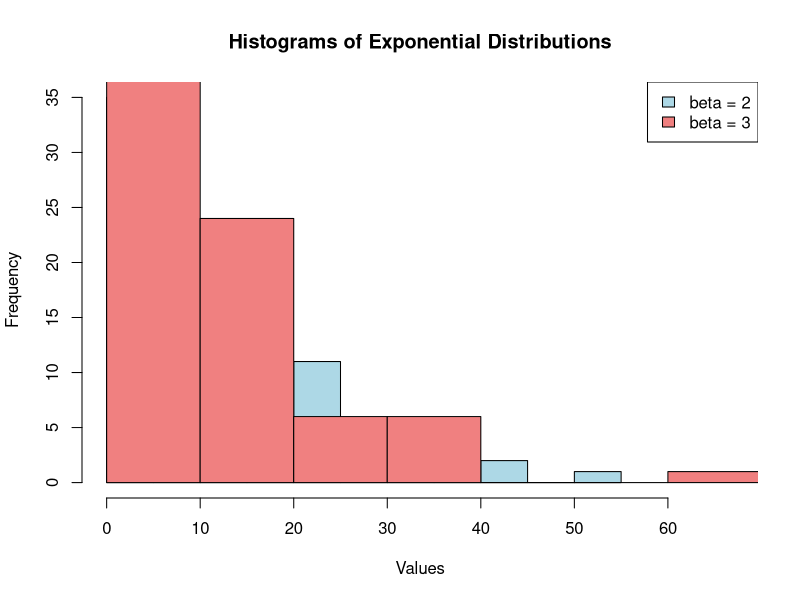
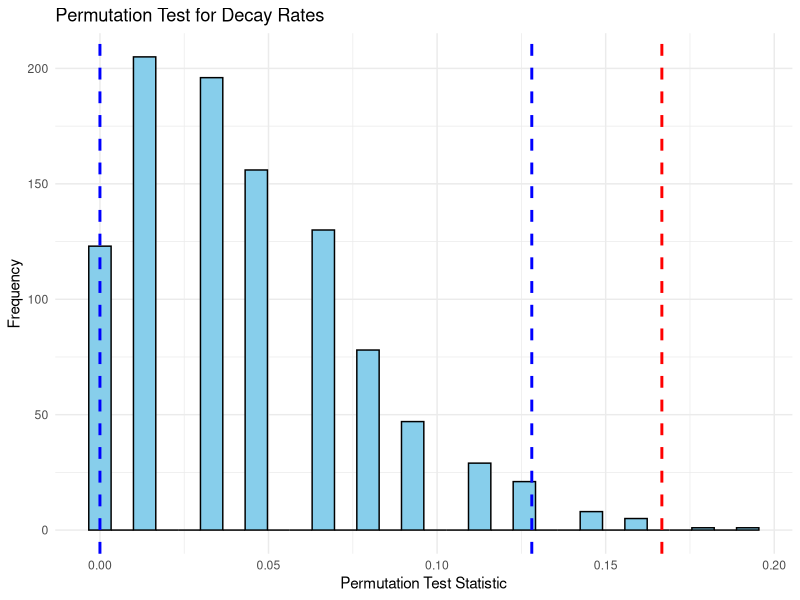
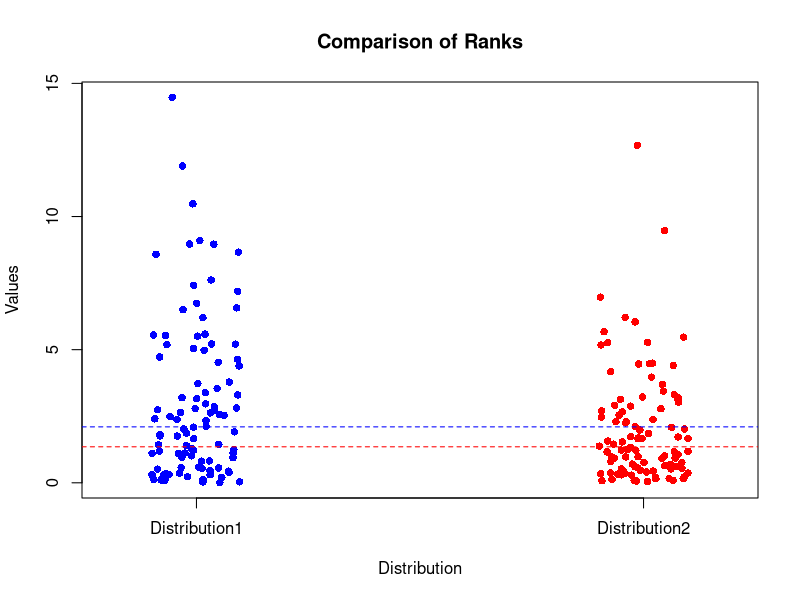

These charts were generated, in order, by the following R code: (Note: this script raises an error after producing the figures.)
## ---- chunk 1
knitr::opts_chunk$set(echo = TRUE)
## ---- chunk 2
# Set seed for reproducibility
set.seed(20231208)

# Number of permutations
n_permutations <- 10000

# Simulate data for exponential distributions
data1 <- rexp(100, rate = 1/10)
data2 <- rexp(100, rate = 1/9)

# Compute observed test statistic
observed_statistic <- mean(data1) - mean(data2)

# Function to calculate the test statistic for each permutation
perm_test_statistic <- function(data1, data2) {
  mean(data1) - mean(data2)
}

# Perform permutation test
perm_results <- replicate(n_permutations, {
  permuted_data <- sample(c(data1, data2))
  perm_test_statistic(permuted_data[1:100], permuted_data[101:200])
})

# Compute p-value
p_value <- mean(perm_results >= observed_statistic)

# Confidence interval
conf_interval <- quantile(perm_results, c(0.025, 0.975))

# Power of the test
power <- mean(perm_results >= observed_statistic)

# Print results
cat("Observed Test Statistic:", observed_statistic, "\n")
cat("Permutation Test P-value:", p_value, "\n")
cat("95% Confidence Interval:", conf_interval, "\n")
cat("Power of the Test:", power, "\n")


## ---- chunk 3


# Step 2: Create Histograms
hist(data1, col = "lightblue", main = "Histograms of Exponential Distributions",
     xlab = "Values", ylab = "Frequency", xlim = range(c(data1, data2)))
hist(data2, col = "lightcoral", add = TRUE)
legend("topright", legend = c("beta = 2", "beta = 3"), fill = c("lightblue", "lightcoral"))

## ---- chunk 4
# Load required libraries
library(ggplot2)

# Set seed for reproducibility
set.seed(123)

# Step 1: Generate data
n1 <- 100  # Sample size for distribution 1
n2 <- 100  # Sample size for distribution 2
beta1 <- 3  # Decay rate for distribution 1
beta2 <- 2  # Decay rate for distribution 2

data1 <- rexp(n1, rate = 1/beta1)
data2 <- rexp(n2, rate = 1/beta2)

# Step 2: Compute observed test statistic
obs_stat <- abs(1/beta1 - 1/beta2)

# Step 3-4: Permutation test
num_permutations <- 1000
permuted_stats <- numeric(num_permutations)

for (i in 1:num_permutations) {
  # Permute the labels
  permuted_data <- c(data1, data2)[sample(c(rep(1, n1), rep(2, n2)))]
  
  # Recompute test statistic for each permutation
  permuted_stat <- abs(mean(permuted_data[1:n1]) - mean(permuted_data[(n1 + 1):(n1 + n2)]))
  permuted_stats[i] <- permuted_stat
}

# Calculate p-value
p_value <- mean(permuted_stats >= obs_stat)

# Step 5: Confidence interval
ci_lower <- quantile(permuted_stats, 0.025)
ci_upper <- quantile(permuted_stats, 0.975)

# Step 6: Power of the test
# You can simulate data under alternative hypothesis and repeat the process

# Plot the results
ggplot() +
  geom_histogram(aes(x = permuted_stats), bins = 30, fill = "skyblue", color = "black") +
  geom_vline(xintercept = obs_stat, color = "red", linetype = "dashed", size = 1) +
  geom_vline(xintercept = ci_lower, linetype = "dashed", size = 1, color = "blue") +
  geom_vline(xintercept = ci_upper, linetype = "dashed", size = 1, color = "blue") +
  ggtitle("Permutation Test for Decay Rates") +
  labs(x = "Permutation Test Statistic", y = "Frequency") +
  theme_minimal()

# Display results
cat("Observed Test Statistic:", obs_stat, "\n")
cat("P-value:", p_value, "\n")
cat("Power of the test:", 1-p_value, "\n")
cat("95% Confidence Interval:", ci_lower, "to", ci_upper, "\n")


## ---- chunk 5
# Set seed for reproducibility
# Step 1: Generate Data
n1 <- 100  # Sample size for distribution 1
n2 <- 100  # Sample size for distribution 2
beta1 <- 3  # Decay rate for distribution 1
beta2 <- 2  # Decay rate for distribution 2

data1 <- rexp(n1, rate = 1/beta1)
data2 <- rexp(n2, rate = 1/beta2)

# Step 2: Perform t-test
t_test_result <- t.test(data1, data2)

# Step 3: Calculate Confidence Interval
ci <- t_test_result$conf.int

# Step 4: Calculate Power of the Test
# Simulate data multiple times
num_simulations <- 1000
power <- replicate(num_simulations, {
  sim_data1 <- rexp(n1, rate = 1/beta1)
  sim_data2 <- rexp(n2, rate = 1/beta2)
  t_test <- t.test(sim_data1, sim_data2)
  t_test$p.value < 0.05  # Check if the null hypothesis is rejected
})

# Calculate the proportion of times the null hypothesis is rejected
power <- mean(power)

# Print results
cat("P-Value:", t_test_result$p.value, "\n")
cat("Confidence Interval:", ci, "\n")
cat("Power of the Test:", power, "\n")
## ---- chunk 6
# Step 2: Perform Wilcoxon Rank-Sum Test
wilcox_test_result <- wilcox.test(data1, data2)
# Step 4: Create Plot to Compare Ranks
stripchart(list(Distribution1 = data1, Distribution2 = data2),
           vertical = TRUE, method = "jitter", pch = 16,
           main = "Comparison of Ranks",
           xlab = "Distribution", ylab = "Values",
           col = c("blue", "red"))

# Add a line to indicate the median value
abline(h = median(data1), col = "blue", lty = 2)
abline(h = median(data2), col = "red", lty = 2) 
num_simulations <- 1000
power <- replicate(num_simulations, {
  sim_data1 <- rexp(n1, rate = 1/beta1)
  sim_data2 <- rexp(n2, rate = 1/beta2)
  wilcox_test <- wilcox.test(sim_data1, sim_data2)
  wilcox_test$p.value < 0.05  # Check if the null hypothesis is rejected
})

# Calculate the proportion of times the null hypothesis is rejected
power <- mean(power)

# Print results
cat("P-Value:", wilcox_test_result$p.value, "\n")
cat("Power of the Test:", power, "\n")

## ---- chunk 7
# Function to perform t-test with bootstrapping
t_test_bootstrap <- function(index, data) {
  x1 <- data$x1[index]
  x2 <- data$x2[index]
  t_stat <- t.test(x1, x2)$statistic
  return(t_stat)
}
# Function to generate data from normal distributions
generate_data <- function(sample_size, variance) {
  x1 <- rnorm(sample_size, mean = 0, sd = sqrt(5))
  x2 <- rnorm(sample_size, mean = 0, sd = sqrt(variance))
  return(data.frame(x1 = x1, x2 = x2))
}

# Function to calculate power for different variances
calculate_power <- function(variances, sample_size, num_bootstraps) {
  power_values <- numeric(length(variances))
  
  for (i in seq_along(variances)) {
    variance <- variances[i]
    data <- generate_data(sample_size, variance)
    
    # Perform bootstrap t-test
    boot_results <- boot(data, t_test_bootstrap, R = num_bootstraps)
    
    # Calculate power
    power <- mean(boot_results$t > 0)
    
    power_values[i] <- power
  }
  
  return(power_values)
}

# Set parameters
variances <- seq(0, 10, by = 0.5)
sample_size <- 100
num_bootstraps <- 1000

# Calculate power for different variances
power_curve <- calculate_power(variances, sample_size, num_bootstraps)

# Visualize the power curve
power_df <- data.frame(variance = variances, power = power_curve)
ggplot(power_df, aes(x = variance, y = power)) +
  geom_line() +
  labs(title = "Power Curve of t-test with Bootstrapping",
       x = "Variance (var(x2))",
       y = "Power") +
  theme_minimal()
